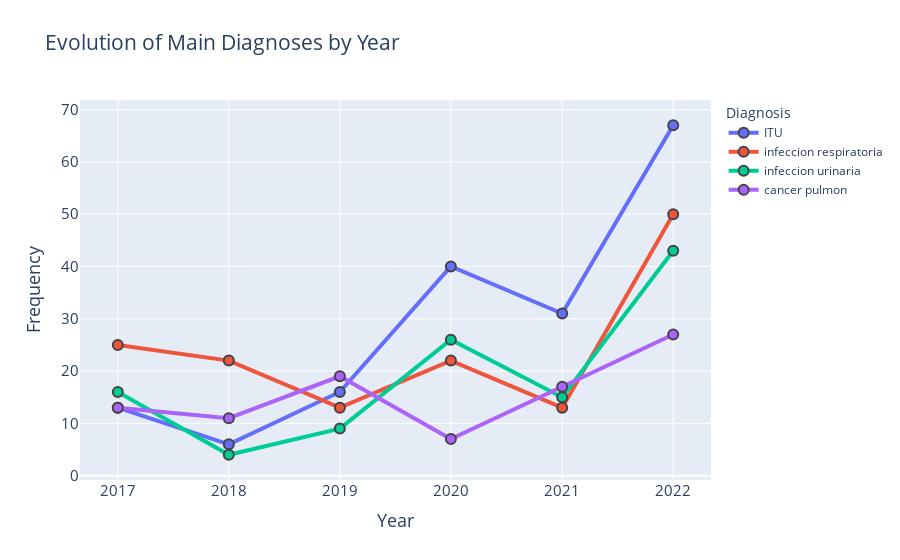

Write notebook code for a chart like this one.
### Markdown cell above
## 9.2.Visualización de las tendencias

### Code cell
import plotly.graph_objects as go

def visualize_diagnostics_by_year_plotly(df, top_n=5):
    """
    Visualize the evolution of main diagnoses by year using an interactive line chart with Plotly.
    
    Parameters:
    - df (pd.DataFrame): The DataFrame containing diagnostic data with a 'year' column.
    - top_diagnoses (list): The list of top diagnoses to visualize.
    
    Returns:
    None. Displays an interactive line chart showing the evolution of main diagnoses by year.
    """
    
    # Ensure 'year' column is in datetime format
    df['year'] = pd.to_datetime(df['year'], format="%Y")
    
    # Group and unstack data
    diagnosis_by_year = df.groupby(['year', 'diagnostico']).size().unstack('diagnostico')
    
    
    diagnostic_counts = df['diagnostico'].value_counts()
    top_diagnoses = diagnostic_counts.index[:top_n]
    
    # Create the interactive line chart
    fig = go.Figure()
    
    for diagnosis in top_diagnoses:
        fig.add_trace(go.Scatter(x=diagnosis_by_year.index, 
                                 y=diagnosis_by_year[diagnosis],
                                 mode='lines+markers',
                                 name=diagnosis,
                                 marker=dict(size=10, line=dict(width=2)),
                                 line=dict(width=4)))
    
    # Update the layout
    fig.update_layout(
        title="Evolution of Main Diagnoses by Year",
        xaxis_title="Year",
        yaxis_title="Frequency",
        font=dict(size=15),
        legend_title_text='Diagnosis',
        legend=dict(font=dict(size=12))
    )
    
    # Show the plot
    fig.show()

# For demonstration, visualize data using the sample data
# Note: This won't display here, but will work in a local environment.
visualize_diagnostics_by_year_plotly(df, top_n=4)

### Figure 1 — Plotly figure (JSON) as saved in the notebook; plotly's stock layout.template omitted (floating-point values rounded to 4 significant figures)
{"data": [{"line": {"width": 4}, "marker": {"line": {"width": 2}, "size": 10}, "mode": "lines+markers", "name": "ITU", "type": "scatter", "x": ["2017-01-01T00:00:00", "2018-01-01T00:00:00", "2019-01-01T00:00:00", "2020-01-01T00:00:00", "2021-01-01T00:00:00", "2022-01-01T00:00:00"], "y": [13, 6, 16, 40, 31, 67]}, {"line": {"width": 4}, "marker": {"line": {"width": 2}, "size": 10}, "mode": "lines+markers", "name": "infeccion respiratoria", "type": "scatter", "x": ["2017-01-01T00:00:00", "2018-01-01T00:00:00", "2019-01-01T00:00:00", "2020-01-01T00:00:00", "2021-01-01T00:00:00", "2022-01-01T00:00:00"], "y": [25, 22, 13, 22, 13, 50]}, {"line": {"width": 4}, "marker": {"line": {"width": 2}, "size": 10}, "mode": "lines+markers", "name": "infeccion urinaria", "type": "scatter", "x": ["2017-01-01T00:00:00", "2018-01-01T00:00:00", "2019-01-01T00:00:00", "2020-01-01T00:00:00", "2021-01-01T00:00:00", "2022-01-01T00:00:00"], "y": [16, 4, 9, 26, 15, 43]}, {"line": {"width": 4}, "marker": {"line": {"width": 2}, "size": 10}, "mode": "lines+markers", "name": "cancer pulmon", "type": "scatter", "x": ["2017-01-01T00:00:00", "2018-01-01T00:00:00", "2019-01-01T00:00:00", "2020-01-01T00:00:00", "2021-01-01T00:00:00", "2022-01-01T00:00:00"], "y": [13, 11, 19, 7, 17, 27]}], "layout": {"font": {"size": 15}, "legend": {"font": {"size": 12}, "title": {"text": "Diagnosis"}}, "title": {"text": "Evolution of Main Diagnoses by Year"}, "xaxis": {"title": {"text": "Year"}}, "yaxis": {"title": {"text": "Frequency"}}}}
